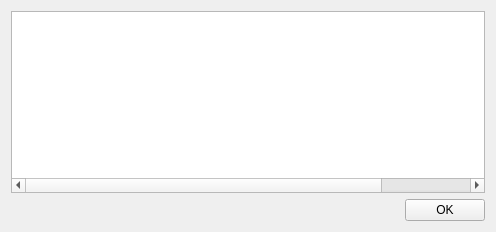
<?xml version="1.0" encoding="UTF-8"?>
<ui version="4.0">
 <class>RequestHystoryWidget</class>
 <widget class="QDialog" name="RequestHystoryWidget">
  <property name="geometry">
   <rect>
    <x>0</x>
    <y>0</y>
    <width>492</width>
    <height>232</height>
   </rect>
  </property>
  <property name="windowTitle">
   <string>QSAGUI - choose request</string>
  </property>
  <layout class="QGridLayout" name="gridLayout">
   <item row="0" column="0">
    <widget class="QTableWidget" name="requestsWidget">
     <property name="minimumSize">
      <size>
       <width>474</width>
       <height>0</height>
      </size>
     </property>
     <property name="selectionMode">
      <enum>QAbstractItemView::ExtendedSelection</enum>
     </property>
     <property name="selectionBehavior">
      <enum>QAbstractItemView::SelectRows</enum>
     </property>
     <property name="sortingEnabled">
      <bool>true</bool>
     </property>
     <attribute name="horizontalHeaderVisible">
      <bool>false</bool>
     </attribute>
     <attribute name="verticalHeaderVisible">
      <bool>false</bool>
     </attribute>
     <attribute name="verticalHeaderVisible">
      <bool>false</bool>
     </attribute>
     <attribute name="horizontalHeaderVisible">
      <bool>false</bool>
     </attribute>
     <column>
      <property name="text">
       <string>Name</string>
      </property>
     </column>
     <column>
      <property name="text">
       <string>Items for search</string>
      </property>
     </column>
     <column>
      <property name="text">
       <string>Relations type</string>
      </property>
     </column>
     <column>
      <property name="text">
       <string>Output format</string>
      </property>
     </column>
     <column>
      <property name="text">
       <string>Level</string>
      </property>
     </column>
    </widget>
   </item>
   <item row="1" column="0">
    <layout class="QHBoxLayout" name="horizontalLayout_2">
     <item>
      <widget class="QPushButton" name="delButton">
       <property name="text">
        <string/>
       </property>
       <property name="icon">
        <iconset>
         <normaloff>:/images/list-remove.png</normaloff>:/images/list-remove.png</iconset>
       </property>
       <property name="flat">
        <bool>true</bool>
       </property>
      </widget>
     </item>
     <item>
      <spacer name="horizontalSpacer_2">
       <property name="orientation">
        <enum>Qt::Horizontal</enum>
       </property>
       <property name="sizeHint" stdset="0">
        <size>
         <width>40</width>
         <height>20</height>
        </size>
       </property>
      </spacer>
     </item>
     <item>
      <widget class="QPushButton" name="okButton">
       <property name="text">
        <string>OK</string>
       </property>
      </widget>
     </item>
    </layout>
   </item>
  </layout>
 </widget>
 <resources/>
 <connections/>
</ui>
